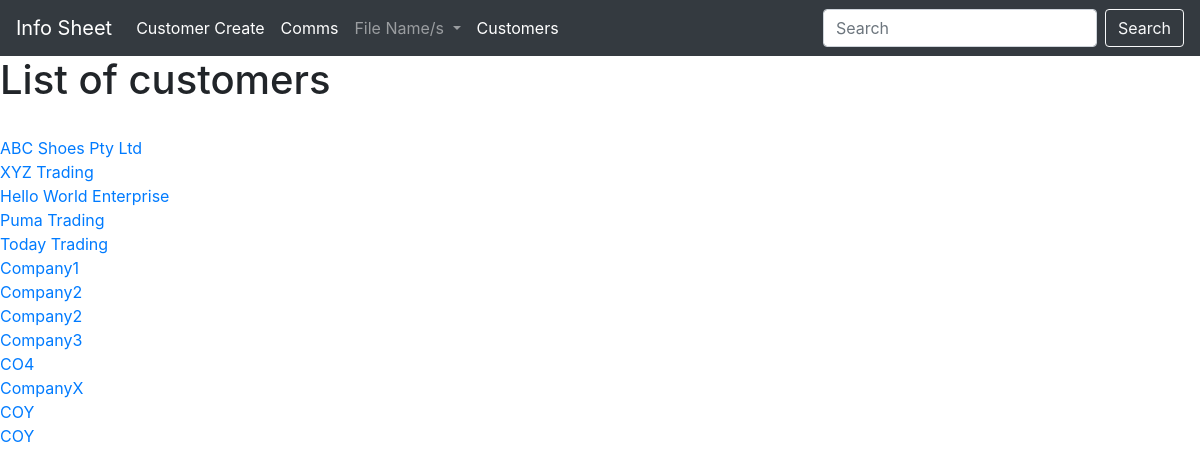
The page /list_customers on the database its author committed.
### my_app/models.py (models this page shows)
class Customer(models.Model):
	onboarded_choices = {
		('BOL', 'BOL'),
		('nBOL', 'nBOL')
		}
	countries_involved = (
		('AO','Angola'),
		('KE', 'Kenya'),
		('MZN', 'Mozambique'),
		)
	capability_required = {
		('Account Management', 'Account Management'),
		('Payments', 'Payments'),
		('Collections', 'Collections')
		}
	customer_project_name = models.CharField(max_length=100)
	date_added = models.DateTimeField(auto_now_add=True)
	updated = models.DateTimeField(auto_now=True)
	onboarded_on = models.CharField(max_length=5, choices=onboarded_choices)
	authorisation_preference = models.CharField(max_length=20)
	customer_id = models.CharField(max_length=30)
	h2h_user_id = models.CharField(max_length=20)
	countries_involved =  MultiSelectField(choices=countries_involved, max_length=20)
	capability_required = MultiSelectField(max_length=40, choices=capability_required)
	def __str__(self):
		return self.customer_project_name

### my_app/views.py (the view)
# urls.py: path('list_customers', views.list_customers, name='list_customers'),
def list_customers(request):
	customer_list = Customer.objects.all()
	return render(request, 'customer_list.html', {'customer_list': customer_list})

### my_app/templates/customer_list.html
{% extends 'base.html' %}
{% block content %}
	<centre>
	<h1> List of customers</h1>
	<br/>
			{% for customer in customer_list %}
				<a href="{% url 'show_customer_details'
				customer.id %}">{{ customer }}<a/><br/>
			{% endfor %}
{% endblock %}

### my_app/templates/base.html (shortened to what this page needs)
<!doctype html>
<html lang="en">
  <head>
    <link rel="stylesheet" href="https://cdn.jsdelivr.net/npm/bootstrap@4.0.0/dist/css/bootstrap.min.css">
  </head>
  <body>
  	<nav class="navbar navbar-expand-lg navbar-dark bg-dark">
  <a class="navbar-brand" href="#">Info Sheet</a>
  <div class="collapse navbar-collapse" id="navbarSupportedContent">
    <ul class="navbar-nav mr-auto">
      <li class="nav-item active">
        <a class="nav-link" href="{% url 'customer_create' %}">Customer Create <span class="sr-only">(current)</span></a>
      </li>
      <li class="nav-item active">
        <a class="nav-link" href="{% url 'add_customer_comms' %}">Comms</a>
      </li>
      <li class="nav-item dropdown">
        <a class="nav-link dropdown-toggle" href="#" id="navbarDropdown" role="button" data-toggle="dropdown" aria-haspopup="true" aria-expanded="false">
          File Name/s
        </a>
      </li>
      <li class="nav-item active">
        <a class="nav-link" href="{% url 'list_customers' %}">Customers</a>
      </li>
    </ul>
    <form class="form-inline my-2 my-lg-0">
      <input class="form-control mr-sm-2" type="search" placeholder="Search" aria-label="Search">
      <button class="btn btn-outline-light my-2 my-sm-0" type="submit">Search</button>
    </form>
  </div>
</nav>
    {% block content %}
	{% endblock %}
  </body>
</html>

### rows shown on the page
Customer: customer_project_name "ABC Shoes Pty Ltd"
Customer: customer_project_name "XYZ Trading"
Customer: customer_project_name "Hello World Enterprise"
Customer: customer_project_name "Puma Trading"
Customer: customer_project_name "Today Trading"
Customer: customer_project_name "Company1"
Customer: customer_project_name "Company2"
Customer: customer_project_name "Company2"
Customer: customer_project_name "Company3"
Customer: customer_project_name "CO4"
Customer: customer_project_name "CompanyX"
Customer: customer_project_name "COY"
Customer: customer_project_name "COY"
